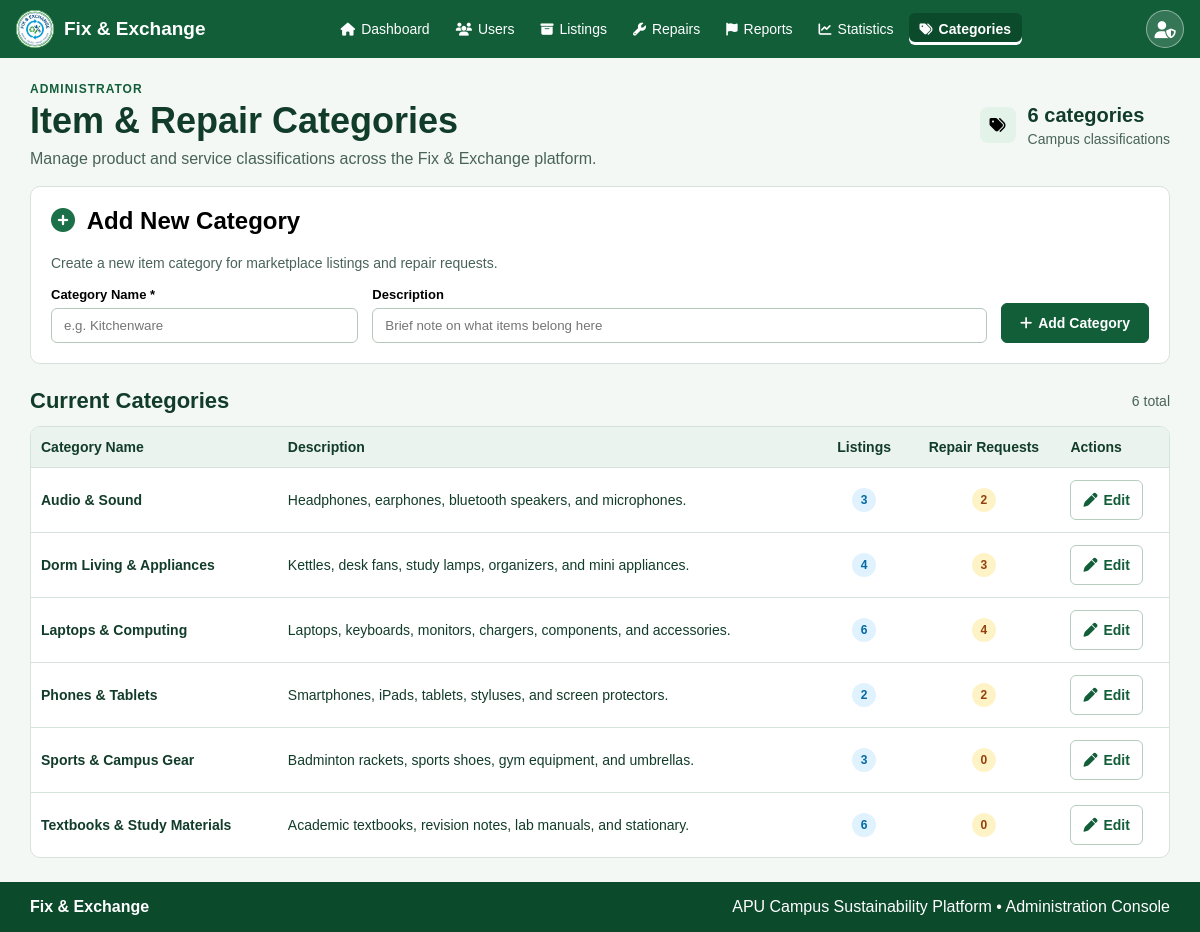
Screenshot of /src/admin/adminCategories.php (signed in) with the database file from the repository.
### tables this page shows
CREATE TABLE IF NOT EXISTS categories (
    category_id INT AUTO_INCREMENT PRIMARY KEY,
    category_name VARCHAR(100) NOT NULL,
    description TEXT
);

### includes/auth-check.php (called while the page is built, shortened)
<?php
if (!function_exists('escape_html')) {
    function escape_html($text): string
    {
        return htmlspecialchars((string) $text, ENT_QUOTES, 'UTF-8');
    }
}

### src/admin/adminCategories.php (the view, shortened to what this page needs)
<?php
require __DIR__ . '/../../includes/auth-check.php';
require __DIR__ . '/../../includes/admin-helpers.php';
$categories = [];
$catQuery = mysqli_query(
    $conn,
    "SELECT c.*,
        (SELECT COUNT(*) FROM item_listings WHERE category_id = c.category_id) AS listing_count,
        (SELECT COUNT(*) FROM repair_requests WHERE category_id = c.category_id) AS repair_count
     FROM categories c
     ORDER BY c.category_name ASC"
);
while ($row = mysqli_fetch_assoc($catQuery)) {
    $categories[] = $row;
}
?>
<main class="dashboardMain">
    <div class="listingsPageHeading">
        <div>
            <p class="listingsPageLabel">Administrator</p>
            <h1>Item &amp; Repair Categories</h1>
            <p>Manage product and service classifications across the Fix &amp; Exchange platform.</p>
        </div>
        <div class="listingsTotals">
            <span class="summaryIcon" aria-hidden="true">
                <i class="fa-solid fa-tags"></i>
            </span>
            <div>
                <strong><?= count($categories) ?> categories</strong>
                <small>Campus classifications</small>
            </div>
        </div>
    </div>
    <section class="dashboardPanel" style="margin-bottom: 24px;">
        <h2><i class="fa-solid fa-plus-circle" style="color: #1c7049; margin-right: 6px;"></i> Add New Category</h2>
        <p class="attentionIntro">Create a new item category for marketplace listings and repair requests.</p>
        <form method="post" style="margin-top: 16px;">
            <div style="display: grid; grid-template-columns: 1fr 2fr auto; gap: 14px; align-items: flex-end;">
                <div>
                    <label for="new_cat_name" style="display: block; font-size: 13px; font-weight: bold; margin-bottom: 6px;">Category Name *</label>
                    <input id="new_cat_name" type="text" name="category_name" required maxlength="100" placeholder="e.g. Kitchenware"
                           style="width: 100%; padding: 9px 12px; border: 1px solid #b5c7bb; border-radius: 6px; box-sizing: border-box;">
                </div>
                <div>
                    <label for="new_cat_desc" style="display: block; font-size: 13px; font-weight: bold; margin-bottom: 6px;">Description</label>
                    <input id="new_cat_desc" type="text" name="description" placeholder="Brief note on what items belong here"
                           style="width: 100%; padding: 9px 12px; border: 1px solid #b5c7bb; border-radius: 6px; box-sizing: border-box;">
                </div>
                <button class="listingsButton listingsApplyButton" type="submit" style="padding: 10px 18px; margin: 0;">
                    <i class="fa-solid fa-plus"></i> Add Category
                </button>
            </div>
        </form>
    </section>
    <section class="listingsResults">
        <div class="listingsResultsHeading">
            <h2>Current Categories</h2>
            <span><?= count($categories) ?> total</span>
        </div>
        <div class="listingsTableContainer">
            <table class="listingsTable">
                <thead>
                    <tr>
                        <th scope="col">Category Name</th>
                        <th scope="col">Description</th>
                        <th scope="col" style="text-align: center;">Listings</th>
                        <th scope="col" style="text-align: center;">Repair Requests</th>
                        <th scope="col">Actions</th>
                    </tr>
                </thead>
                <tbody>
                    <?php foreach ($categories as $cat): ?>
                        <tr>
                            <th scope="row">
                                <strong><?= escape_html($cat['category_name']) ?></strong>
                            </th>
                            <td>
                                <?= escape_html($cat['description'] ?: '—') ?>
                            </td>
                            <td style="text-align: center;">
                                <span class="listingBadge" style="background: #e0f2fe; color: #0369a1;">
                                    <?= (int) $cat['listing_count'] ?>
                                </span>
                            </td>
                            <td style="text-align: center;">
                                <span class="repairStatusBadge" style="background: #fef3c7; color: #92400e;">
                                    <?= (int) $cat['repair_count'] ?>
                                </span>
                            </td>
                            <td>
                                <div class="adminDetailActions">
                                    <a class="listingsButton" href="adminCategories.php?edit=<?= (int) $cat['category_id'] ?>">
                                        <i class="fa-solid fa-pen"></i> Edit
                                    </a>
                                </div>
                            </td>
                        </tr>
                    <?php endforeach; ?>
                </tbody>
            </table>
        </div>
    </section>
</main>

### rows the page displays
categories: category_name "Audio & Sound", description "Headphones, earphones, bluetooth speakers, and microphones.", listing_count "3", repair_count "2"
categories: category_name "Dorm Living & Appliances", description "Kettles, desk fans, study lamps, organizers, and mini appliances.", listing_count "4", repair_count "3"
categories: category_name "Laptops & Computing", description "Laptops, keyboards, monitors, chargers, components, and accessories.", listing_count "6", repair_count "4"
categories: category_name "Phones & Tablets", description "Smartphones, iPads, tablets, styluses, and screen protectors.", listing_count "2", repair_count "2"
categories: category_name "Sports & Campus Gear", description "Badminton rackets, sports shoes, gym equipment, and umbrellas.", listing_count "3", repair_count "0"
categories: category_name "Textbooks & Study Materials", description "Academic textbooks, revision notes, lab manuals, and stationary.", listing_count "6", repair_count "0"

### other values shown
count($categories) "6"
